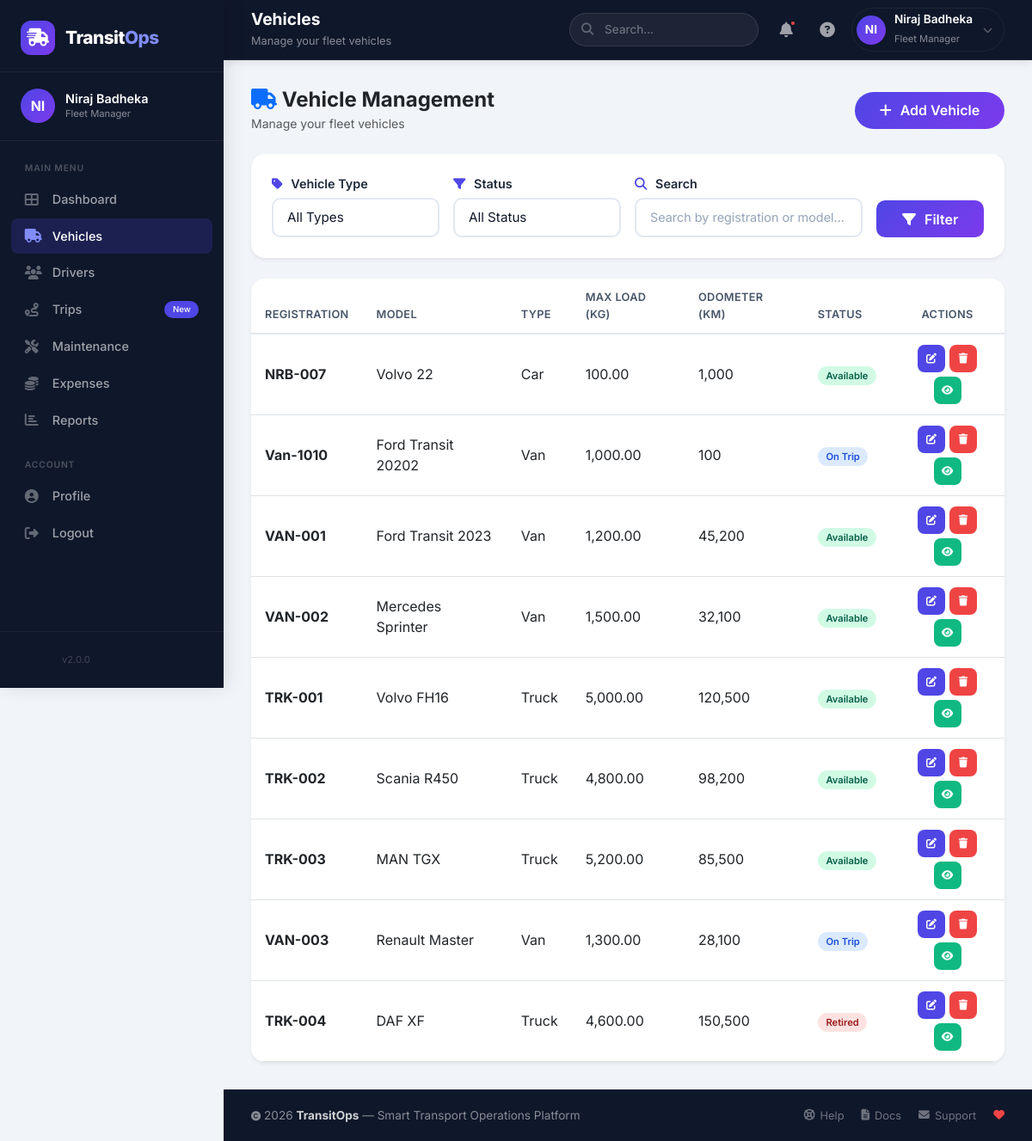
Page /modules/vehicles/index.php (signed in) on the committed database.
### tables this page shows
CREATE TABLE `vehicles` (
  `vehicle_id` int(11) NOT NULL,
  `registration_number` varchar(50) NOT NULL,
  `model` varchar(100) NOT NULL,
  `vehicle_type` varchar(50) NOT NULL,
  `max_load_capacity` decimal(10,2) NOT NULL,
  `odometer_reading` decimal(10,2) DEFAULT 0.00,
  `acquisition_cost` decimal(12,2) DEFAULT 0.00,
  `status` enum('Available','On_Trip','In_Shop','Retired') DEFAULT 'Available',
  `created_at` timestamp NOT NULL DEFAULT current_timestamp(),
  `updated_at` timestamp NULL DEFAULT NULL ON UPDATE current_timestamp()
);

### includes/functions.php (called while the page is built, shortened)
<?php
function hasRole($role) {
    return isset($_SESSION['role']) && $_SESSION['role'] === $role;
}
function isAdmin() {
    return hasRole('Fleet_Manager');
}
?>

### modules/vehicles/index.php (the view, shortened to what this page needs)
<?php
require_once '../../includes/functions.php';
$db = Database::getInstance()->getConnection();
$can_edit = isAdmin();
$search = isset($_GET['search']) ? sanitize($_GET['search']) : '';
$query = "SELECT * FROM vehicles WHERE 1=1";
$query .= " ORDER BY created_at DESC";
$stmt = $db->prepare($query);
$stmt->execute();
$vehicles = $stmt->get_result();
?>
<?php include '../../includes/header.php'; ?>
<div class="row">
    <div class="col-12">
        <div class="d-flex justify-content-between align-items-center mb-4">
            <div>
                <h4 class="fw-bold mb-0"><i class="fas fa-truck text-primary"></i> Vehicle Management</h4>
                <small class="text-muted">Manage your fleet vehicles</small>
            </div>
            <div>
                <?php if ($can_edit): ?>
                    <a href="create.php" class="btn btn-primary rounded-pill">
                        <i class="fas fa-plus"></i> Add Vehicle
                    </a>
                <?php else: ?>
                    <span class="view-only-badge">
                        <i class="fas fa-eye"></i> View Only
                    </span>
                <?php endif; ?>
            </div>
        </div>
        <div class="card border-0 shadow-sm rounded-4 mb-4">
            <div class="card-body">
                <form method="GET" class="row g-3">
                    <div class="col-md-3">
                        <label for="type" class="form-label">
                            <i class="fas fa-tag"></i> Vehicle Type
                        </label>
                        <select name="type" id="type" class="form-select">
                            <option value="">All Types</option>
                        </select>
                    </div>
                    <div class="col-md-3">
                        <label for="status" class="form-label">
                            <i class="fas fa-filter"></i> Status
                        </label>
                        <select name="status" id="status" class="form-select">
                            <option value="">All Status</option>
                        </select>
                    </div>
                    <div class="col-md-4">
                        <label for="search" class="form-label">
                            <i class="fas fa-search"></i> Search
                        </label>
                        <input type="text" name="search" id="search" class="form-control"
                               placeholder="Search by registration or model..."
                               value="<?php echo $search; ?>">
                    </div>
                    <div class="col-md-2 d-flex align-items-end">
                        <button type="submit" class="btn btn-primary w-100">
                            <i class="fas fa-filter"></i> Filter
                        </button>
                    </div>
                </form>
            </div>
        </div>
        <div class="card border-0 shadow-sm rounded-4">
            <div class="card-body p-0">
                <div class="table-responsive">
                    <table class="table table-hover mb-0">
                        <thead>
                            <tr>
                                <th>Registration</th>
                                <th>Model</th>
                                <th>Type</th>
                                <th>Max Load (kg)</th>
                                <th>Odometer (km)</th>
                                <th>Status</th>
                                <?php if ($can_edit): ?>
                                    <th class="text-center">Actions</th>
                                <?php endif; ?>
                            </tr>
                        </thead>
                        <tbody>
                            <?php if ($vehicles && $vehicles->num_rows > 0): ?>
                                <?php while ($vehicle = $vehicles->fetch_assoc()): ?>
                                    <tr>
                                        <td><strong><?php echo htmlspecialchars($vehicle['registration_number']); ?></strong></td>
                                        <td><?php echo htmlspecialchars($vehicle['model']); ?></td>
                                        <td><?php echo htmlspecialchars($vehicle['vehicle_type']); ?></td>
                                        <td><?php echo number_format($vehicle['max_load_capacity'], 2); ?></td>
                                        <td><?php echo number_format($vehicle['odometer_reading'], 0); ?></td>
                                        <td>
                                            <span class="badge-status <?php echo $vehicle['status']; ?>">
                                                <?php echo str_replace('_', ' ', $vehicle['status']); ?>
                                            </span>
                                        </td>
                                        <?php if ($can_edit): ?>
                                            <td>
                                                <div class="action-buttons">
                                                    <a href="edit.php?id=<?php echo $vehicle['vehicle_id']; ?>"
                                                       class="btn btn-sm btn-edit"
                                                       title="Edit Vehicle">
                                                        <i class="fas fa-edit"></i>
                                                    </a>
                                                    <a href="javascript:void(0)"
                                                       onclick="deleteVehicle(<?php echo $vehicle['vehicle_id']; ?>, '<?php echo addslashes($vehicle['registration_number']); ?>', '<?php echo $vehicle['status']; ?>')"
                                                       class="btn btn-sm btn-delete"
                                                       title="Delete Vehicle">
                                                        <i class="fas fa-trash"></i>
                                                    </a>
                                                    <a href="view.php?id=<?php echo $vehicle['vehicle_id']; ?>"
                                                       class="btn btn-sm btn-view"
                                                       title="View Details">
                                                        <i class="fas fa-eye"></i>
                                                    </a>
                                                </div>
                                            </td>
                                        <?php endif; ?>
                                    </tr>
                                <?php endwhile; ?>
                            <?php endif; ?>
                        </tbody>
                    </table>
                </div>
            </div>
        </div>
    </div>
</div>
<?php include '../../includes/footer.php'; ?>

### assets/css/style.css (style rules this page uses)
:root { --primary-color: #0d6efd; --primary-dark: #0a58ca; --secondary-color: #6c757d; --success-color: #198754; --danger-color: #dc3545; --warning-color: #ffc107; --info-color: #0dcaf0; --dark-color: #212529; --light-color: #f8f9fa; --transition-speed: 0.3s; --border-radius: 12px; --box-shadow: 0 10px 30px rgba(0, 0, 0, 0.1); }
* { margin: 0; padding: 0; box-sizing: border-box; }
body { font-family: 'Segoe UI', Tahoma, Geneva, Verdana, sans-serif; background: #f0f2f5; min-height: 100vh; display: flex; flex-direction: column; }
.form-control { border-radius: 10px; padding: 0.6rem 1rem; border: 2px solid #e9ecef; transition: all var(--transition-speed) ease; }
.form-label { font-weight: 600; font-size: 0.9rem; color: var(--dark-color); }
.btn { border-radius: 10px; padding: 0.6rem 1.5rem; font-weight: 600; transition: all var(--transition-speed) ease; }
.btn-primary { background: linear-gradient(135deg, #667eea 0%, #764ba2 100%); border: none; }
.card { border: none; border-radius: var(--border-radius); box-shadow: var(--box-shadow); transition: all var(--transition-speed) ease; overflow: hidden; }
.card-body { padding: 1.5rem; }
.table { margin-bottom: 0; }
.table th { font-weight: 600; color: var(--secondary-color); border-bottom: 2px solid #e9ecef; }
.table td { vertical-align: middle; padding: 0.75rem 1rem; }

### includes/header.php (style rules this page uses)
:root { --primary: #4F46E5; --primary-dark: #4338CA; --primary-light: #818CF8; --primary-gradient: linear-gradient(135deg, #4F46E5 0%, #7C3AED 100%); --sidebar-bg: #0F172A; --sidebar-hover: rgba(255,255,255,0.06); --sidebar-active: rgba(79,70,229,0.2); --header-bg: #0F172A; --header-text: #FFFFFF; --header-border: rgba(255,255,255,0.06); --footer-bg: #0F172A; --footer-text: rgba(255,255,255,0.7); --card-shadow: 0 4px 20px rgba(0,0,0,0.06); --sidebar-width: 260px; --header-height: 70px; --radius: 12px; --transition: all 0.3s cubic-bezier(0.4, 0, 0.2, 1); }
* { margin: 0; padding: 0; box-sizing: border-box; }
body { font-family: 'Inter', -apple-system, BlinkMacSystemFont, sans-serif; background: #F1F5F9; overflow-x: hidden; }

### modules/vehicles/index.php (style rules this page uses)
.action-buttons { display: flex; gap: 5px; flex-wrap: wrap; justify-content: center; }
.action-buttons .btn-sm { padding: 0.25rem 0.6rem; font-size: 0.75rem; border-radius: 8px; width: 32px; height: 32px; display: inline-flex; align-items: center; justify-content: center; }
.btn-edit { background: #4F46E5; color: white; border: none; transition: all 0.3s ease; }
.btn-delete { background: #EF4444; color: white; border: none; transition: all 0.3s ease; }
.btn-view { background: #10B981; color: white; border: none; transition: all 0.3s ease; }
.form-label { font-weight: 600; color: #1E293B; font-size: 0.9rem; margin-bottom: 6px; display: block; }
.form-label i { margin-right: 6px; color: #4F46E5; }
.form-control, .form-select { border: 2px solid #E2E8F0; border-radius: 10px; padding: 0.6rem 1rem; font-size: 0.95rem; transition: all 0.3s ease; background: #FFFFFF; color: #0F172A; width: 100%; }
.form-control::placeholder { color: #94A3B8; font-size: 0.9rem; }
.btn-primary { background: linear-gradient(135deg, #4F46E5 0%, #7C3AED 100%); border: none; padding: 0.6rem 1.5rem; font-weight: 600; border-radius: 10px; transition: all 0.3s ease; color: #fff; }
.btn-primary i { margin-right: 6px; }
.btn-primary.rounded-pill { border-radius: 50px; padding: 0.6rem 1.8rem; }
.table th { font-weight: 600; color: #475569; font-size: 0.8rem; text-transform: uppercase; letter-spacing: 0.3px; border-bottom: 2px solid #E2E8F0; padding: 0.75rem 1rem; }
.table td { padding: 0.75rem 1rem; vertical-align: middle; }
.badge-status { padding: 0.25rem 0.6rem; border-radius: 50px; font-size: 0.7rem; font-weight: 600; }
.badge-status.Available { background: #D1FAE5; color: #065F46; }
.badge-status.On_Trip { background: #DBEAFE; color: #1D4ED8; }
.badge-status.Retired { background: #FEE2E2; color: #991B1B; }

### rows in the picture
vehicles: registration_number "NRB-007", model "Volvo 22", vehicle_type "Car", max_load_capacity "100.00", odometer_reading "1,000", status "Available"
vehicles: registration_number "Van-1010", model "Ford Transit 20202", vehicle_type "Van", max_load_capacity "1,000.00", odometer_reading "100", status "On Trip"
vehicles: registration_number "VAN-001", model "Ford Transit 2023", vehicle_type "Van", max_load_capacity "1,200.00", odometer_reading "45,200", status "Available"
vehicles: registration_number "VAN-002", model "Mercedes Sprinter", vehicle_type "Van", max_load_capacity "1,500.00", odometer_reading "32,100", status "Available"
vehicles: registration_number "TRK-001", model "Volvo FH16", vehicle_type "Truck", max_load_capacity "5,000.00", odometer_reading "120,500", status "Available"
vehicles: registration_number "TRK-002", model "Scania R450", vehicle_type "Truck", max_load_capacity "4,800.00", odometer_reading "98,200", status "Available"
vehicles: registration_number "TRK-003", model "MAN TGX", vehicle_type "Truck", max_load_capacity "5,200.00", odometer_reading "85,500", status "Available"
vehicles: registration_number "VAN-003", model "Renault Master", vehicle_type "Van", max_load_capacity "1,300.00", odometer_reading "28,100", status "On Trip"
vehicles: registration_number "TRK-004", model "DAF XF", vehicle_type "Truck", max_load_capacity "4,600.00", odometer_reading "150,500", status "Retired"

### other values in the picture
substr($_SESSION['full_name'] ?? 'U', 0, 2) "NI"
$_SESSION['full_name'] "Niraj Badheka"
str_replace('_', ' ', $_SESSION['role'] ?? 'Guest') "Fleet Manager"
$page_title "Vehicles"
$page_subtitle "Manage your fleet vehicles"
